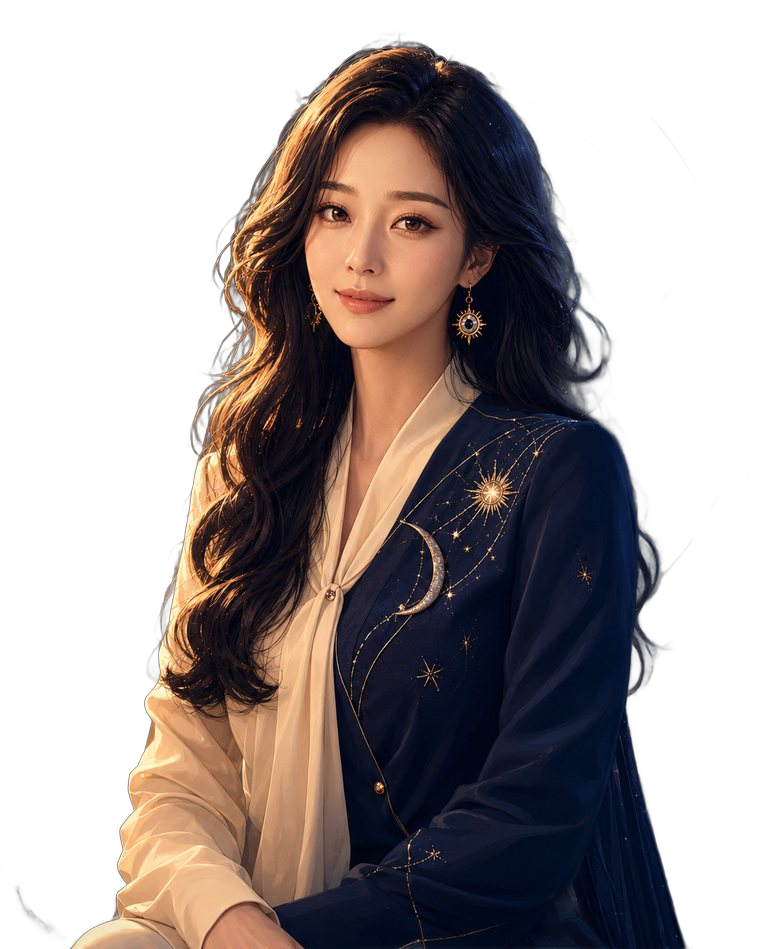
#> input picture characters/jeongwol_base_cut.png, 760 x 949 px
$ python -i cutout_clean.py   (imports and definitions only)
#> lines starting #> are read from the running program, lines starting #| are printed output that depends on the picture; after the words box and inside, x2 and y2 are one past the last pixel; in counts of white or black regions, pixels touching at a corner belong together
#> further down, picture is the input picture: PIL image 760x949 RGBA; mean R, G, B, A 41, 32.3, 31.1, 129.7
"""밝은 배경용 누끼 정리(10/1 시험 결과 채택). 원본 누끼는 가장자리에 회색 외곽선·머리카락 잔상이 남아 흰/크림 바탕에서 지저분하다.
방법: 가장자리·반투명 픽셀의 색을 가장 가까운 '확실한 안쪽' 픽셀 색으로 바꾸고(색 번짐 제거), 알파를 1px 줄인 뒤 살짝 풀어 준다.
사용: python3 pipeline/cutout_clean.py  -> characters/cut_light/*.png"""
import os, glob, numpy as np
from PIL import Image, ImageFilter
import scipy.ndimage as ndi
HERE = os.path.dirname(os.path.abspath(__file__))
def clean(im, erode=1, feather=1.0, solid_thr=0.97):
#> called with erode = 1, feather = 1, solid_thr = 0.97
    a = np.array(im.convert("RGBA")).astype(np.float32); alpha = a[..., 3] / 255.
#> after `alpha = a[..., 3] / 255.0`:
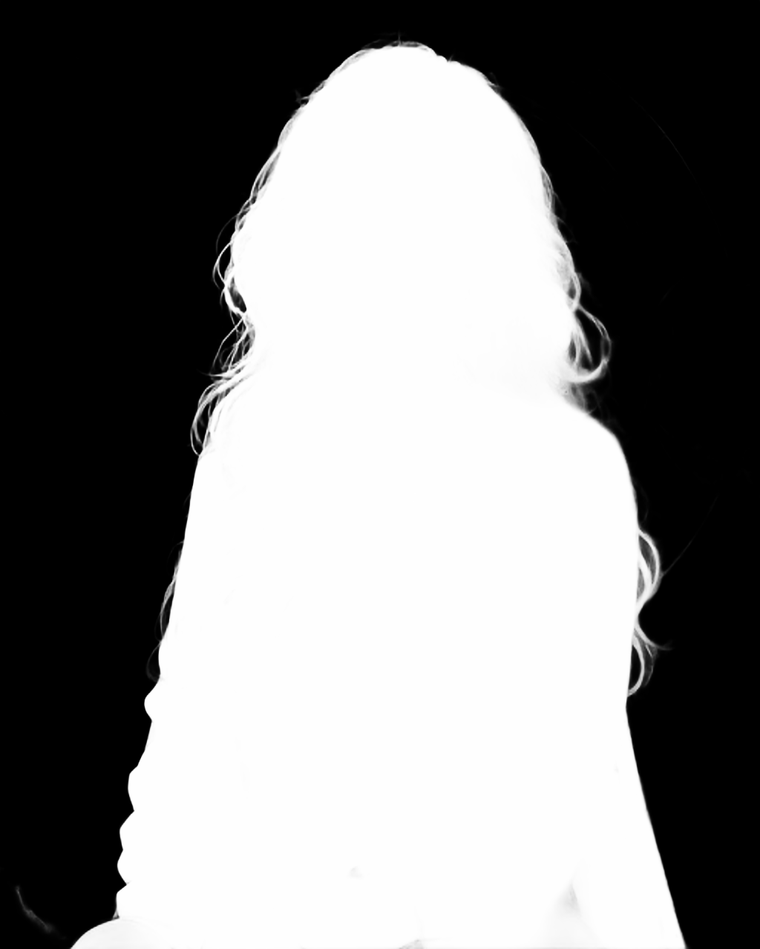
#> alpha: shape (949, 760) float32; min 0, max 1, mean 0.509
    solid = alpha > solid_thr
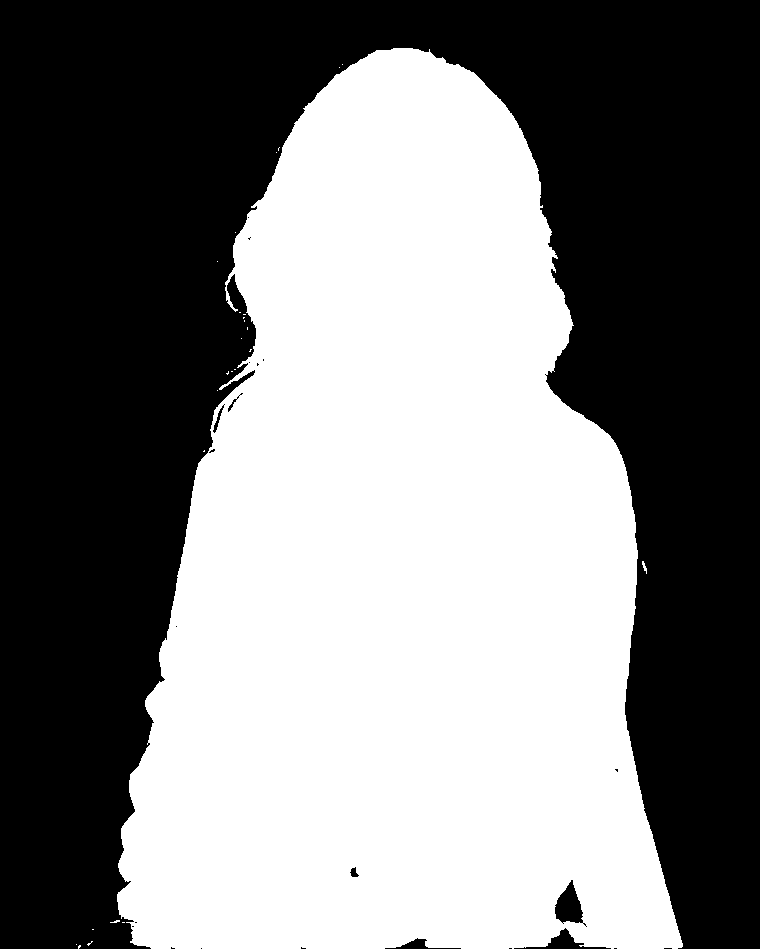
#> solid: shape (949, 760) bool; 49.1% white; 26 white regions (24 under 20 px), largest, box (x1, y1, x2, y2) and area: (117, 48, 683, 949) 353800, (642, 561, 647, 574) 30
    idx = ndi.distance_transform_edt(~solid, return_distances=False, return_indices=True)
    rgb = a[..., :3][idx[0], idx[1]]
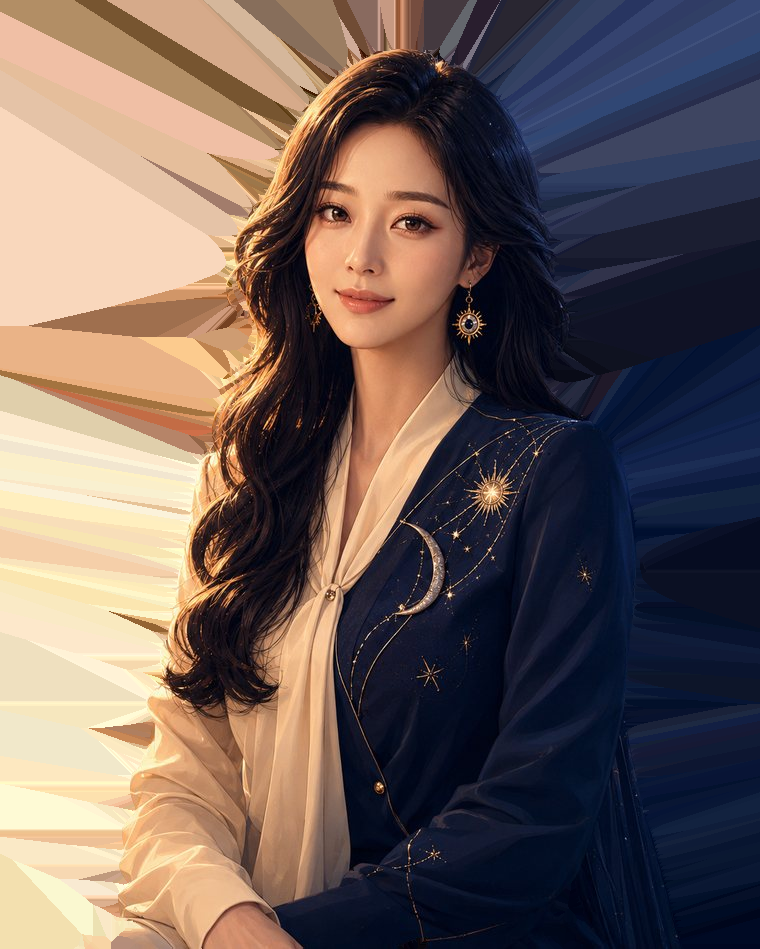
#> rgb: shape (949, 760, 3) float32; mean R, G, B 109.1, 93.9, 89.2
    al = Image.fromarray((alpha * 255).astype(np.uint8))
    for _ in range(erode): al = al.filter(ImageFilter.MinFilter(3))
#> this loop made 1 pass
#> pass 1, in clean, `for _ in range(erode): al = al.filter(ImageFilter.MinFilter(3))`:
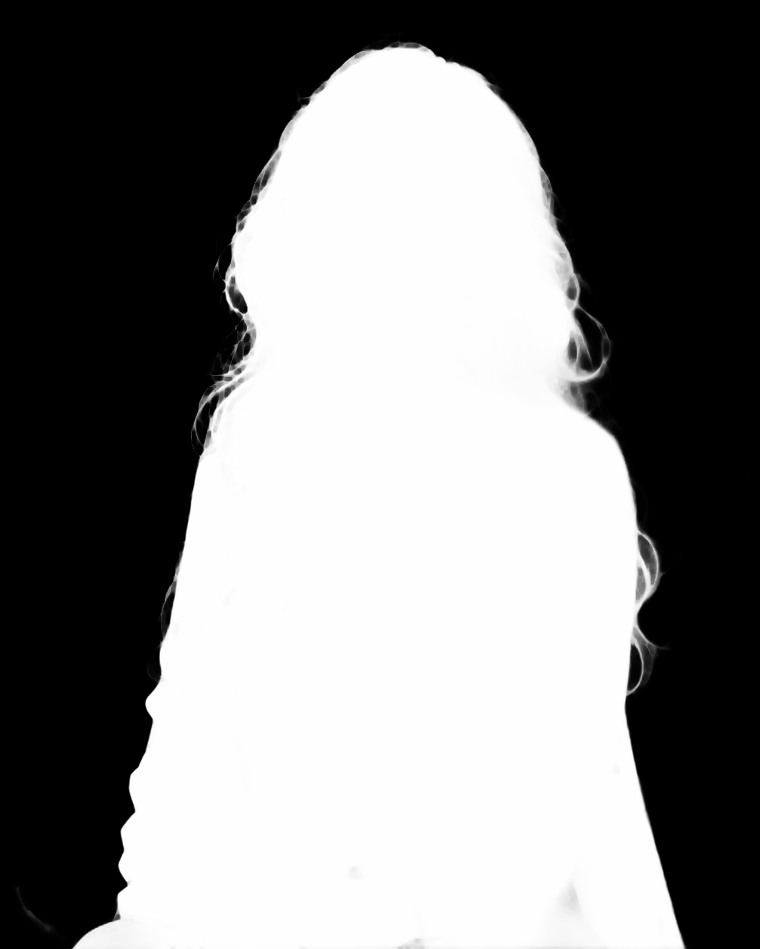
#> al: PIL image 760x949 L; min 0, max 254, mean 128.2
    al = al.filter(ImageFilter.GaussianBlur(feather))
    return Image.fromarray(np.dstack([rgb, np.array(al, dtype=np.float32)]).astype(np.uint8), "RGBA")
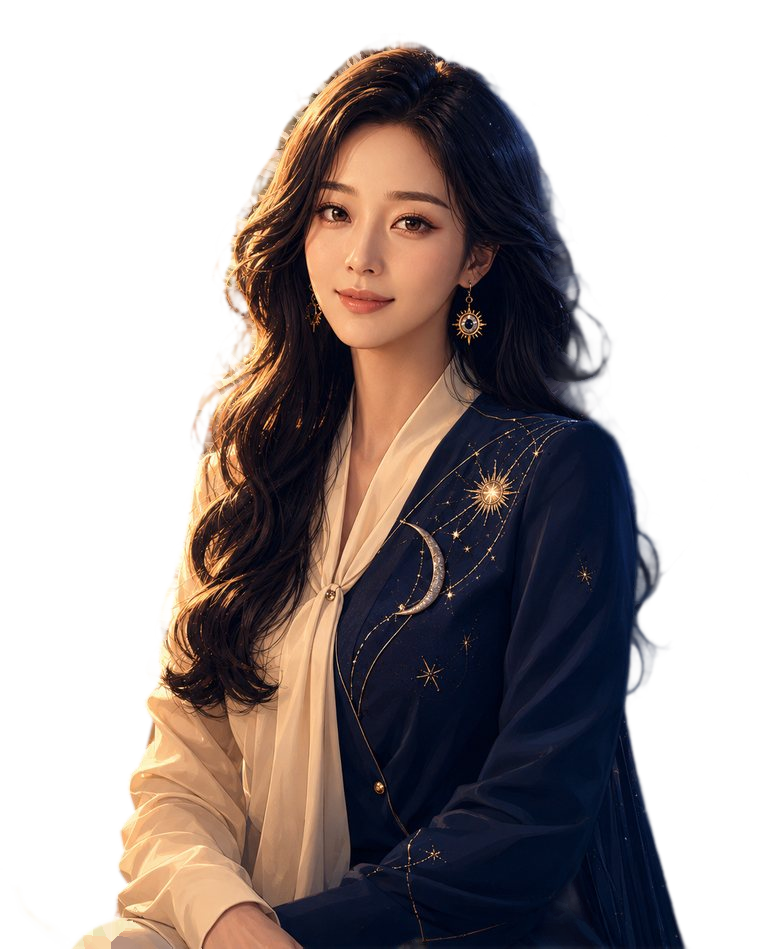
#> returned value: PIL image 760x949 RGBA; mean R, G, B, A 109.2, 93.9, 89.2, 128.2; transparent parts drawn white
# [3 lines not run here, left out]

>>> from PIL import Image
>>> picture = Image.open('../characters/jeongwol_base_cut.png')
>>> result = clean(picture)
